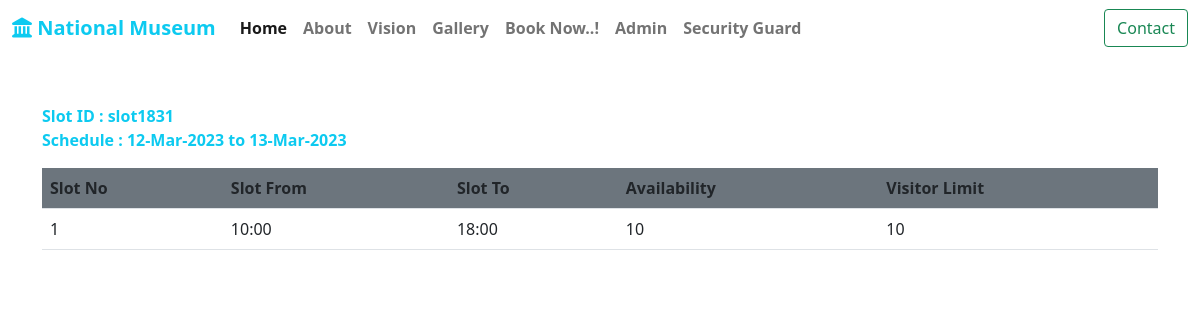
Screenshot of /check_slot.php?slot_id=slot1831 with the database file from the repository.
### tables this page shows
CREATE TABLE `slots` (
  `slot_id` varchar(15) NOT NULL,
  `schedule_date` varchar(30) NOT NULL,
  `reason` varchar(200) NOT NULL,
  `slot_no` varchar(3) NOT NULL,
  `slot_from` varchar(20) NOT NULL DEFAULT '',
  `slot_to` varchar(20) NOT NULL DEFAULT '',
  `visitor_limit` varchar(3) NOT NULL,
  `schedule_time` datetime NOT NULL
);

### check_slot.php (the view, shortened to what this page needs)
<?php
require "navbar.php";
require "connection.php";
if(isset($_GET['slot_id'])){
    $today=date("Y-m-d H:i:s");
    $slot_id = $_GET['slot_id'];
    $get_slot_details_query = "select *from slots where slot_id = '$slot_id'";
    $slots = mysqli_query($con, $get_slot_details_query)->fetch_assoc();
    if($con->affected_rows > 0){
        ?>
        <div class="container mt-5 table-responsive">
            <p class="text-info"><b>
                Slot ID : <?php echo $slots['slot_id']; ?> <br>
                <?php
                if(explode(",",$slots['reason'])[0] != "schedule"){
                    $chk_book_avail = "select no_of_members as members, slot_id, slot_no from bookings where visiting_date = '$today'";
                ?>
                    Schedule : <?php echo date("d-M-Y", strtotime($slots['schedule_time']))." to ".date("d-M-Y", strtotime($slots['schedule_date'])); ?>
                <?php
                }
                ?>
                </b>
            </p>
            <table class="table table-hover">
                <tr class="bg-secondary">
                    <th>Slot No</th>
                    <th>Slot From</th>
                    <th>Slot To</th>
                    <th>Availability</th>
                    <th>Visitor Limit</th>
                </tr>
                <?php
                $slots = mysqli_query($con, $get_slot_details_query);
                while($slot = $slots->fetch_assoc()){ ?>
                    <tr>
                        <td><?php echo $slot['slot_no']; ?></td>
                        <td><?php echo $slot['slot_from']; ?></td>
                        <td><?php echo $slot['slot_to']; ?></td>
                        <td>
                            <?php
                                $remaining_availability = 0;
                                $slot_visitor_limit = $slot['visitor_limit'];
                                $schedules = mysqli_query($con, $chk_book_avail);
                                if($con->affected_rows > 0){
                                    $visitors = 0;
                                    while($schedule = $schedules->fetch_assoc()){
                                        if($schedule['slot_no'] == $slot['slot_no'])
                                            $visitors += $schedule['members'];
                                    }
                                    $remaining_availability = $slot_visitor_limit - $visitors;
                                }else{
                                    $remaining_availability = $slot_visitor_limit;
                                }
                                echo $remaining_availability;
                            ?>
                        </td>
                        <td><?php echo $slot['visitor_limit']; ?></td>
                    </tr>
                    <?php
                }
                ?>
            </table>
        </div>
        <?php
    }else{
        echo "<script>alert('Invalid Slot ID..'); location.href = 'index.php'</script>";
    }
}else{
    header("Location: index.php");
}

### navbar.php (style rules this page uses)
div { transition: 1s all ease; }

### rows the page displays
slots: slot_id "slot1831", schedule_time "12-Mar-2023", schedule_date "13-Mar-2023", slot_no "1", slot_from "10:00", slot_to "18:00", visitor_limit "10"
